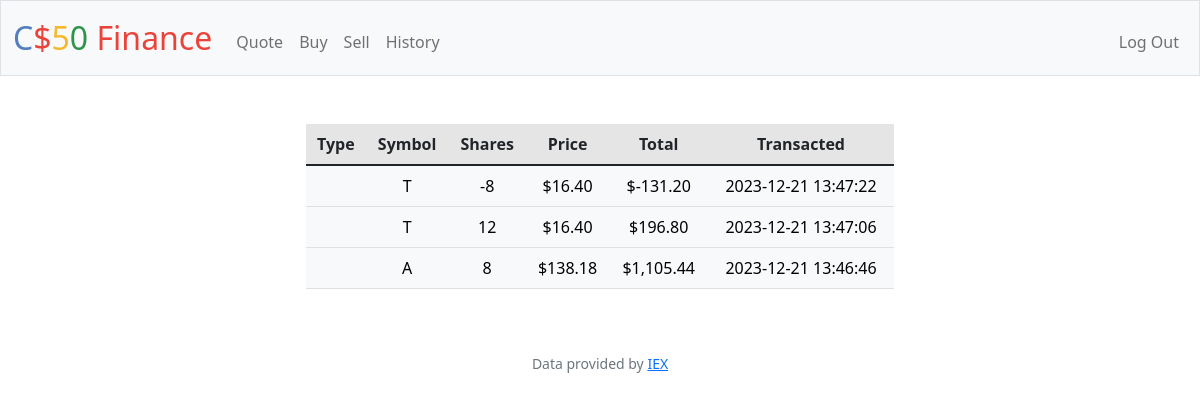
The page /history (signed in) on the database its author committed.
### tables this page shows
CREATE TABLE transactions (
    id INTEGER PRIMARY KEY AUTOINCREMENT,
    user_id INTEGER NOT NULL,
    symbol TEXT NOT NULL,
    shares INTEGER NOT NULL,
    price NUMERIC NOT NULL,
    timestamp DATETIME DEFAULT CURRENT_TIMESTAMP,
    FOREIGN KEY (user_id) REFERENCES users(id)
);

### app.py (the view)
@app.route("/history")
@login_required
def history():
    transactions = db.execute(
        "SELECT * FROM transactions WHERE user_id = :user_id ORDER BY timestamp DESC",
        user_id=session["user_id"],
    )
    return render_template("history.html", transactions=transactions)

### app.py (called while the page is built)
@app.after_request
def after_request(response):
    response.headers["Cache-Control"] = "no-cache, no-store, must-revalidate"
    response.headers["Expires"] = 0
    response.headers["Pragma"] = "no-cache"
    return response

### helpers.py (called while the page is built)
def login_required(f):
    @wraps(f)
    def decorated_function(*args, **kwargs):
        if session.get("user_id") is None:
            return redirect("/login")
        return f(*args, **kwargs)
    return decorated_function

def usd(value):
    return f"${value:,.2f}"

### templates/history.html (shortened to what this page needs)
{% extends "layout.html" %}
{% block main %}
    <div class="table-responsive-md">
        <table class="table mx-auto w-50">
            <thead>
                <tr class="table-active">
                    <th scope="col">Type</th>
                    <th scope="col">Symbol</th>
                    <th scope="col">Shares</th>
                    <th scope="col">Price</th>
                    <th scope="col">Total</th>
                    <th scope="col">Transacted</th>
                </tr>
            </thead>
            <tbody>
                {% for transaction in transactions %}
                <tr class="table-light">
                    <td>{{ transaction.type }}</td>
                    <td>{{ transaction.symbol }}</td>
                    <td>{{ transaction.shares }}</td>
                    <td>{{ (transaction.price) | usd }}</td>
                    <td>{{ (transaction.shares * transaction.price) | usd }}</td>
                    <td>{{ transaction.timestamp }}</td>
                </tr>
                {% endfor %}
            </tbody>
        </table>
    </div>
{% endblock %}

### rows shown on the page
transactions: price "$16.40", (transaction.shares*transaction.price)|usd "$-131.20"
transactions: price "$16.40", (transaction.shares*transaction.price)|usd "$196.80"
transactions: price "$138.18", (transaction.shares*transaction.price)|usd "$1,105.44"
